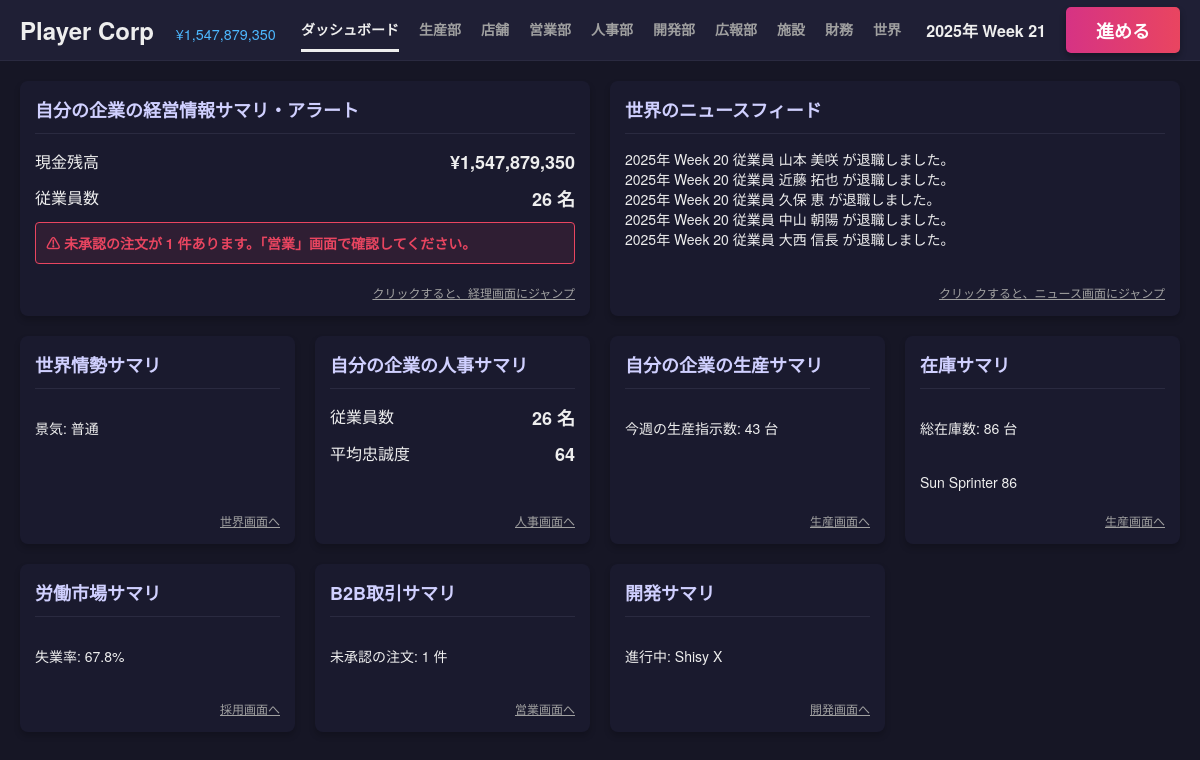
The page / on the database its author committed.
### tables this page shows
CREATE TABLE companies (
            id INTEGER PRIMARY KEY AUTOINCREMENT,
            name TEXT,
            type TEXT, -- 'player', 'npc_maker', 'npc_retail', 'system_supplier'
            funds INTEGER,
            brand_power REAL DEFAULT 0,
            industry TEXT DEFAULT 'automotive',
            credit_rating INTEGER DEFAULT 50,
            dev_knowhow REAL DEFAULT 0,
            borrowing_limit INTEGER DEFAULT 0,
            is_active BOOLEAN DEFAULT 1,
            -- Supplier Traits
            trait_material_score REAL DEFAULT 3.0,
            trait_cost_multiplier REAL DEFAULT 1.0,
            part_category TEXT -- 'engine', 'body', etc. for system_supplier
        );

CREATE TABLE news_logs (
            id INTEGER PRIMARY KEY AUTOINCREMENT,
            week INTEGER,
            company_id INTEGER,
            message TEXT,
            type TEXT -- 'info', 'warning', 'error', 'market'
        );

CREATE TABLE inventory (
            id INTEGER PRIMARY KEY AUTOINCREMENT,
            company_id INTEGER,
            design_id INTEGER,
            quantity INTEGER,
            sales_price INTEGER DEFAULT 0, -- 小売での販売価格 (メーカー在庫の場合はMSRPまたは0)
            FOREIGN KEY(company_id) REFERENCES companies(id),
            FOREIGN KEY(design_id) REFERENCES product_designs(id)
        );

CREATE TABLE product_designs (
            id INTEGER PRIMARY KEY AUTOINCREMENT,
            company_id INTEGER,
            name TEXT,
            material_score REAL,
            concept_score REAL,
            production_efficiency REAL,
            base_price INTEGER,
            sales_price INTEGER,
            status TEXT, -- 'developing', 'completed', 'obsolete'
            strategy TEXT, -- 開発方針
            developed_week INTEGER,
            parts_config TEXT, -- JSON: {part_key: {supplier_id, score, cost}}
            awareness REAL DEFAULT 0,
            FOREIGN KEY(company_id) REFERENCES companies(id)
        );

### app.py (the view)
@app.route('/')
def dashboard():
    player = get_player_company()
    if not player:
        return "Player company not found. Please run seed.py first."
    current_week = sim.get_current_week()
    funds = player['funds']
    emp_count = db.fetch_one("SELECT COUNT(*) as cnt FROM npcs WHERE company_id = ?", (player['id'],))['cnt']
    avg_loyalty_res = db.fetch_one("SELECT AVG(loyalty) as val FROM npcs WHERE company_id = ?", (player['id'],))
    avg_loyalty = avg_loyalty_res['val'] if avg_loyalty_res and avg_loyalty_res['val'] else 0
    alerts = []
    if funds < 0:
        alerts.append("資金がマイナスです！倒産の危機です。")
    pending_orders = db.fetch_one("SELECT COUNT(*) as cnt FROM b2b_orders WHERE seller_id = ? AND status = 'pending'", (player['id'],))['cnt']
    if pending_orders > 0:
        alerts.append(f"未承認の注文が {pending_orders} 件あります。「営業」画面で確認してください。")
    news = db.fetch_all("SELECT * FROM news_logs WHERE week = ? ORDER BY id DESC LIMIT 5", (current_week - 1,))
    game_state = db.fetch_one("SELECT economic_index FROM game_state")
    economic_status = "好景気" if game_state['economic_index'] > 1.1 else "不景気" if game_state['economic_index'] < 0.9 else "普通"
    total_npcs = db.fetch_one("SELECT COUNT(*) as cnt FROM npcs")['cnt']
    unemployed_npcs = db.fetch_one("SELECT COUNT(*) as cnt FROM npcs WHERE company_id IS NULL")['cnt']
    unemployment_rate = (unemployed_npcs / total_npcs) * 100 if total_npcs > 0 else 0
    prod_stats = db.fetch_one("SELECT production_ordered FROM weekly_stats WHERE week = ? AND company_id = ?", (current_week, player['id']))
    production_this_week = prod_stats['production_ordered'] if prod_stats else 0
    developing_project = db.fetch_one("SELECT name FROM product_designs WHERE company_id = ? AND status = 'developing'", (player['id'],))
    inventory_details = db.fetch_all("""
        SELECT d.name as product_name, i.quantity
        FROM inventory i JOIN product_designs d ON i.design_id = d.id
        WHERE i.company_id = ? AND i.quantity > 0
        ORDER BY i.quantity DESC
    """, (player['id'],))
    total_inventory = sum(item['quantity'] for item in inventory_details)
    dashboard_data = {
        "funds": funds,
        "emp_count": emp_count,
        "avg_loyalty": avg_loyalty,
        "alerts": alerts,
        "news": news,
        "economic_status": economic_status,
        "unemployment_rate": unemployment_rate,
        "production_this_week": production_this_week,
        "developing_project": developing_project,
        "pending_orders": pending_orders,
        "total_inventory": total_inventory,
        "inventory_details": inventory_details
    }
    return render_template('dashboard.html', **dashboard_data)

### templates/dashboard.html
{% extends "base.html" %}
{% block content %}
<div class="dashboard-grid">
    <div class="card card-large">
        <div class="card-header">
            <h2>自分の企業の経営情報サマリ・アラート</h2>
        </div>
        <div class="card-body">
            <div class="stat-row">
                <span class="label">現金残高</span>
                <span class="value">¥{{ "{:,}".format(funds|int) }}</span>
            </div>
            <div class="stat-row">
                <span class="label">従業員数</span>
                <span class="value">{{ emp_count }} 名</span>
            </div>
            {% if alerts %}
            <div class="alert-box">
                {% for alert in alerts %}
                <p class="alert-text">⚠ {{ alert }}</p>
                {% endfor %}
            </div>
            {% else %}
            <p class="text-muted">現在、重要なアラートはありません。</p>
            {% endif %}
            <div class="card-footer">
                <a href="{{ url_for('sales') }}" class="link-text">クリックすると、経理画面にジャンプ</a>
            </div>
        </div>
    </div>
    <div class="card card-large">
        <div class="card-header">
            <h2>世界のニュースフィード</h2>
        </div>
        <div class="card-body">
            <ul class="news-list">
                {% for item in news %}
                <li class="news-item">
                    <span class="news-date">{{ item.week | format_week }}</span>
                    <span class="news-content">{{ item.message }}</span>
                </li>
                {% else %}
                <li class="news-item">ニュースはありません。</li>
                {% endfor %}
            </ul>
            <div class="card-footer">
                <a href="{{ url_for('world') }}" class="link-text">クリックすると、ニュース画面にジャンプ</a>
            </div>
        </div>
    </div>
    <div class="card">
        <div class="card-header">
            <h2>世界情勢サマリ</h2>
        </div>
        <div class="card-body">
            <p>景気: {{ economic_status }}</p>
            <div class="card-footer">
                <a href="{{ url_for('world') }}" class="link-text">世界画面へ</a>
            </div>
        </div>
    </div>
    <div class="card">
        <div class="card-header">
            <h2>自分の企業の人事サマリ</h2>
        </div>
        <div class="card-body">
            <div class="stat-row">
                <span class="label">従業員数</span>
                <span class="value">{{ emp_count }} 名</span>
            </div>
            <div class="stat-row">
                <span class="label">平均忠誠度</span>
                <span class="value">{{ avg_loyalty|int }}</span>
            </div>
            <div class="card-footer">
                <a href="{{ url_for('hr') }}" class="link-text">人事画面へ</a>
            </div>
        </div>
    </div>
    <div class="card">
        <div class="card-header">
            <h2>自分の企業の生産サマリ</h2>
        </div>
        <div class="card-body">
            <p>今週の生産指示数: {{ production_this_week }} 台</p>
            <div class="card-footer">
                <a href="{{ url_for('production') }}" class="link-text">生産画面へ</a>
            </div>
        </div>
    </div>
    <div class="card">
        <div class="card-header">
            <h2>在庫サマリ</h2>
        </div>
        <div class="card-body">
            <p>総在庫数: {{ "{:,}".format(total_inventory) }} 台</p>
            <ul class="news-list" style="margin-top: 10px;">
                {% for item in inventory_details %}
                <li class="news-item" style="justify-content: space-between;">
                    <span>{{ item.product_name }}</span>
                    <span>{{ "{:,}".format(item.quantity) }}</span>
                </li>
                {% endfor %}
            </ul>
            <div class="card-footer">
                <a href="{{ url_for('production') }}" class="link-text">生産画面へ</a>
            </div>
        </div>
    </div>
    <div class="card">
        <div class="card-header">
            <h2>労働市場サマリ</h2>
        </div>
        <div class="card-body">
            <p>失業率: {{ "%.1f"|format(unemployment_rate) }}%</p>
            <div class="card-footer">
                <a href="{{ url_for('hr') }}" class="link-text">採用画面へ</a>
            </div>
        </div>
    </div>
    <div class="card">
        <div class="card-header">
            <h2>B2B取引サマリ</h2>
        </div>
        <div class="card-body">
            <p>未承認の注文: {{ pending_orders }} 件</p>
            <div class="card-footer">
                <a href="{{ url_for('sales') }}" class="link-text">営業画面へ</a>
            </div>
        </div>
    </div>
    <div class="card">
        <div class="card-header">
            <h2>開発サマリ</h2>
        </div>
        <div class="card-body">
            {% if developing_project %}
            <p>進行中: {{ developing_project.name }}</p>
            {% else %}
            <p>進行中のプロジェクトはありません。</p>
            {% endif %}
            <div class="card-footer">
                <a href="{{ url_for('dev') }}" class="link-text">開発画面へ</a>
            </div>
        </div>
    </div>
</div>
{% endblock %}

### templates/base.html (shortened to what this page needs)
<!DOCTYPE html>
<html lang="ja">
<head>
    <link rel="stylesheet" href="{{ url_for('static', filename='css/style.css') }}">
</head>
<body>
    <div class="app-container">
        <header class="top-bar">
            <div class="logo-area tooltip-container">
                <h1>
                    {{ player.name if player else '自社名' }}
                    {% if player %}
                    <span style="font-size: 0.6em; color: #4db8ff; margin-left: 15px; font-weight: normal;">¥{{ "{:,}".format(player.funds|int) }}</span>
                    {% endif %}
                </h1>
            </div>
            <nav class="top-nav">
                <a href="{{ url_for('dashboard') }}" class="{{ 'active' if active_page == 'dashboard' else '' }}">ダッシュボード</a>
                <a href="{{ url_for('production') }}" class="{{ 'active' if active_page == 'production' else '' }}">生産部</a>
                <a href="{{ url_for('store') }}" class="{{ 'active' if active_page == 'store' else '' }}">店舗</a>
                <a href="{{ url_for('sales') }}" class="{{ 'active' if active_page == 'sales' else '' }}">営業部</a>
                <a href="{{ url_for('hr') }}" class="{{ 'active' if active_page == 'hr' else '' }}">人事部</a>
                <a href="{{ url_for('dev') }}" class="{{ 'active' if active_page == 'dev' else '' }}">開発部</a>
                <a href="{{ url_for('pr') }}" class="{{ 'active' if active_page == 'pr' else '' }}">広報部</a>
                <a href="{{ url_for('facility') }}" class="{{ 'active' if active_page == 'facility' else '' }}">施設</a>
                <a href="{{ url_for('finance') }}" class="{{ 'active' if active_page == 'finance' else '' }}">財務</a>
                <a href="{{ url_for('world') }}" class="{{ 'active' if active_page == 'world' else '' }}">世界</a>
            </nav>
            <div class="action-area">
                <div class="date-display">{{ date_str }}</div>
                <form action="{{ url_for('next_week') }}" method="post">
                    <button type="submit" class="btn-next-week">進める</button>
                </form>
            </div>
        </header>
        <main class="main-content">
            {% block content %}{% endblock %}
        </main>
    </div>
</body>
</html>

### rows shown on the page
companies: name "Player Corp", funds "1,547,879,350"
news_logs: week "2025年 Week 20", message "従業員 山本 美咲 が退職しました。"
news_logs: week "2025年 Week 20", message "従業員 近藤 拓也 が退職しました。"
news_logs: week "2025年 Week 20", message "従業員 久保 恵 が退職しました。"
news_logs: week "2025年 Week 20", message "従業員 中山 朝陽 が退職しました。"
news_logs: week "2025年 Week 20", message "従業員 大西 信長 が退職しました。"
inventory: product_name "Sun Sprinter", quantity "86"
product_designs: name "Shisy X"

### other values the page prints
{{ date_str }} "2025年 Week 21"
{{ emp_count }} "26"
{{ alert }} "未承認の注文が 1 件あります。「営業」画面で確認してください。"
{{ economic_status }} "普通"
{{ avg_loyalty|int }} "64"
{{ production_this_week }} "43"
{{ "{:,}".format(total_inventory) }} "86"
{{ "%.1f"|format(unemployment_rate) }} "67.8"
{{ pending_orders }} "1"
